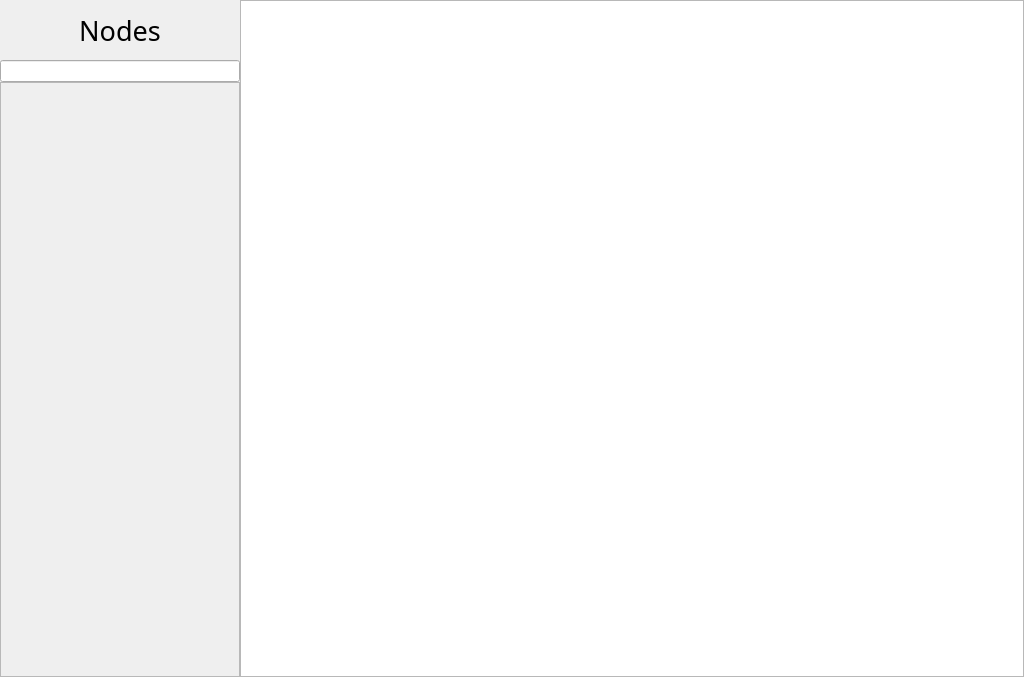
<?xml version="1.0" encoding="UTF-8"?>
<ui version="4.0">
 <class>Form</class>
 <widget class="QWidget" name="Form">
  <property name="geometry">
   <rect>
    <x>0</x>
    <y>0</y>
    <width>1024</width>
    <height>677</height>
   </rect>
  </property>
  <property name="windowTitle">
   <string>Form</string>
  </property>
  <layout class="QHBoxLayout" name="horizontalLayout">
   <property name="spacing">
    <number>0</number>
   </property>
   <property name="leftMargin">
    <number>0</number>
   </property>
   <property name="topMargin">
    <number>0</number>
   </property>
   <property name="rightMargin">
    <number>0</number>
   </property>
   <property name="bottomMargin">
    <number>0</number>
   </property>
   <item>
    <widget class="QWidget" name="widget" native="true">
     <property name="minimumSize">
      <size>
       <width>240</width>
       <height>0</height>
      </size>
     </property>
     <property name="maximumSize">
      <size>
       <width>240</width>
       <height>16777215</height>
      </size>
     </property>
     <layout class="QVBoxLayout" name="verticalLayout">
      <property name="spacing">
       <number>0</number>
      </property>
      <property name="leftMargin">
       <number>0</number>
      </property>
      <property name="topMargin">
       <number>0</number>
      </property>
      <property name="rightMargin">
       <number>0</number>
      </property>
      <property name="bottomMargin">
       <number>0</number>
      </property>
      <item>
       <widget class="QWidget" name="widget_2" native="true">
        <property name="minimumSize">
         <size>
          <width>0</width>
          <height>60</height>
         </size>
        </property>
        <property name="maximumSize">
         <size>
          <width>16777215</width>
          <height>60</height>
         </size>
        </property>
        <layout class="QHBoxLayout" name="horizontalLayout_2">
         <property name="spacing">
          <number>0</number>
         </property>
         <property name="leftMargin">
          <number>0</number>
         </property>
         <property name="topMargin">
          <number>0</number>
         </property>
         <property name="rightMargin">
          <number>0</number>
         </property>
         <property name="bottomMargin">
          <number>0</number>
         </property>
         <item>
          <widget class="QLabel" name="label">
           <property name="sizePolicy">
            <sizepolicy hsizetype="Expanding" vsizetype="Expanding">
             <horstretch>0</horstretch>
             <verstretch>0</verstretch>
            </sizepolicy>
           </property>
           <property name="font">
            <font>
             <family>Star Cartoon</family>
             <pointsize>20</pointsize>
            </font>
           </property>
           <property name="text">
            <string>Nodes</string>
           </property>
           <property name="alignment">
            <set>Qt::AlignCenter</set>
           </property>
          </widget>
         </item>
        </layout>
       </widget>
      </item>
      <item>
       <widget class="QWidget" name="widget_3" native="true">
        <layout class="QVBoxLayout" name="verticalLayout_2">
         <property name="spacing">
          <number>0</number>
         </property>
         <property name="leftMargin">
          <number>0</number>
         </property>
         <property name="topMargin">
          <number>0</number>
         </property>
         <property name="rightMargin">
          <number>0</number>
         </property>
         <property name="bottomMargin">
          <number>0</number>
         </property>
         <item>
          <widget class="QLineEdit" name="lineEdit"/>
         </item>
         <item>
          <widget class="QScrollArea" name="scrollArea">
           <property name="widgetResizable">
            <bool>true</bool>
           </property>
           <widget class="QWidget" name="scrollAreaWidgetContents">
            <property name="geometry">
             <rect>
              <x>0</x>
              <y>0</y>
              <width>238</width>
              <height>593</height>
             </rect>
            </property>
           </widget>
          </widget>
         </item>
        </layout>
       </widget>
      </item>
     </layout>
    </widget>
   </item>
   <item>
    <widget class="QGraphicsView" name="graphicsView"/>
   </item>
  </layout>
 </widget>
 <resources/>
 <connections/>
</ui>
